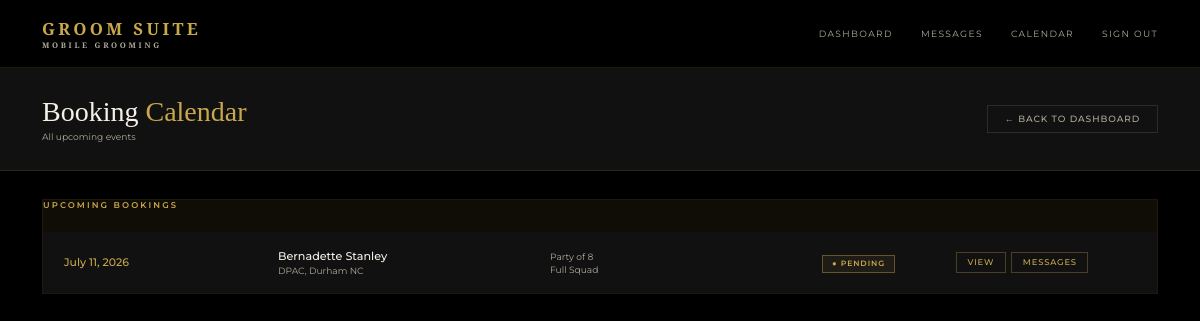
Before: /admin/calendar (signed in) with the older database file.
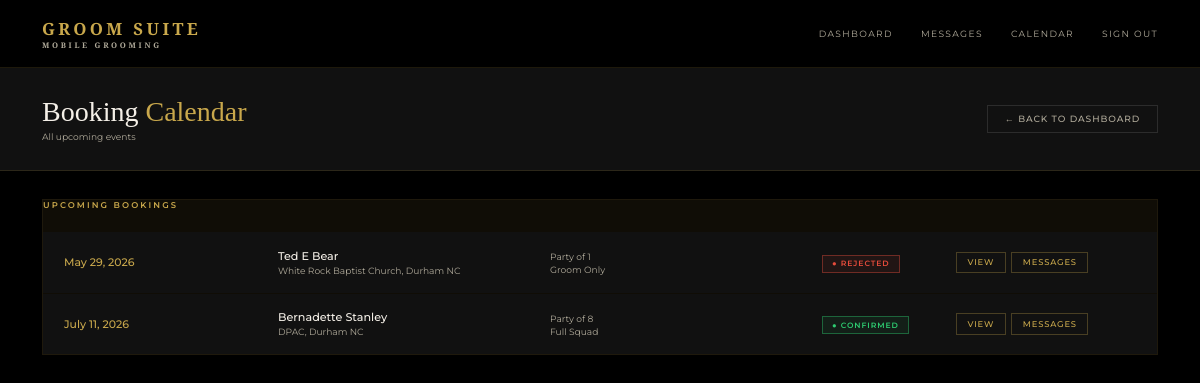
After: the same page with the newer database file.
### models.py (models this page shows)
class Booking(db.Model):
    id = db.Column(db.Integer, primary_key=True)
    wedding_date = db.Column(db.String(50), nullable=False)
    venue = db.Column(db.String(200), nullable=False)
    start_time = db.Column(db.String(20))
    party_size = db.Column(db.Integer, default=1)
    package = db.Column(db.String(100))
    addons = db.Column(db.String(200))
    notes = db.Column(db.Text)
    status = db.Column(db.String(20), default='pending')
    created_at = db.Column(db.DateTime, default=datetime.utcnow)
    user_id = db.Column(db.Integer, db.ForeignKey('user.id'), nullable=False)
    party_members = db.relationship('PartyMember', backref='booking', lazy=True)
    messages = db.relationship('Message', backref='booking_messages', lazy=True, foreign_keys='Message.booking_id')

class User(UserMixin, db.Model):
    id = db.Column(db.Integer, primary_key=True)
    name = db.Column(db.String(100), nullable=False)
    email = db.Column(db.String(120), unique=True, nullable=False)
    password = db.Column(db.String(200), nullable=False)
    role = db.Column(db.String(20), default='client')
    phone = db.Column(db.String(20))
    password_changed = db.Column(db.Boolean, default=False)
    bookings = db.relationship('Booking', backref='client', lazy=True)

### routes.py (the view)
    @app.route('/admin/calendar')
    @login_required
    @admin_required
    def admin_calendar():
        bookings = Booking.query.order_by(Booking.wedding_date).all()
        from collections import Counter
        date_counts = Counter(b.wedding_date for b in bookings)
        conflict_dates = {date for date, count in date_counts.items() if count > 1}
        return render_template('admin/calendar.html', bookings=bookings, conflict_dates=conflict_dates)

### app.py (called while the page is built)
@app.template_filter('format_date')
def format_date(value):
    try:
        return datetime.strptime(value, '%Y-%m-%d').strftime('%B %d, %Y')
    except:
        return value

### auth.py (called while the page is built)
def register_routes(app, login_manager):
    @login_manager.user_loader
    def load_user(user_id):
        return db.session.get(User, int(user_id))
    @app.route('/login', methods=['GET', 'POST'])
    def login():
        if request.method == 'POST':
            email = request.form.get('email')
            password = request.form.get('password')
            user = User.query.filter_by(email=email).first()
            if user and check_password_hash(user.password, password):
                login_user(user)
                if user.role == 'admin':
                    return redirect(url_for('index'))
                return redirect(url_for('portal'))
            flash('Invalid email or password')
        return render_template('login.html')
    @app.route('/logout')
    @login_required
    def logout():
        logout_user()
        return redirect(url_for('index'))

### templates/admin/calendar.html (shortened to what this page needs)
{% extends 'base.html' %}
{% block content %}
<div class="admin-header">
  <div>
    <h1 class="admin-title">Booking <span>Calendar</span></h1>
    <p class="admin-meta">All upcoming events</p>
  </div>
  <a href="{{ url_for('admin_dashboard') }}" class="btn-ghost">← Back to Dashboard</a>
</div>
<div class="calendar-wrapper">
  <div class="calendar-events">
    <div class="table-title" style="margin-bottom:1.5rem;">Upcoming Bookings</div>
    {% if bookings %}
      {% for booking in bookings %}
      <div class="calendar-event-row {% if booking.wedding_date in conflict_dates %}conflict-row{% endif %}">
        <div class="cal-date-block">
          <div class="cal-date-day">{{ booking.wedding_date | format_date }}</div>
        </div>
        <div class="cal-event-info">
          <div class="client-name">{{ booking.client.name }}</div>
          <div class="client-email">{{ booking.venue }}</div>
        </div>
        <div class="cal-event-meta">
          <div class="client-email">Party of {{ booking.party_size }}</div>
          <div class="client-email">{{ booking.package or 'TBD' }}</div>
        </div>
        <div>
          <span class="badge badge-{{ booking.status }}">● {{ booking.status|capitalize }}</span>
        </div>
        <div class="action-btns">
          <a href="{{ url_for('booking_detail', id=booking.id) }}" class="action-btn action-view">View</a>
          <a href="{{ url_for('admin_messages', id=booking.id) }}" class="action-btn action-view">
            Messages
            {% set unread = booking.messages | selectattr('read', 'equalto', False) | selectattr('sender_id', 'ne', current_user.id) | list | length %}
          </a>
        </div>
      </div>
      {% endfor %}
    {% else %}
      <div class="empty-state">
        <p>No bookings yet.</p>
      </div>
    {% endif %}
  </div>
</div>
{% endblock %}

Changed rows visible on the page:
added Booking: wedding_date "May 29, 2026", client.name "Ted E Bear", venue "White Rock Baptist Church, Durham NC", party_size "1", package "Groom Only", status "REJECTED"
changed Booking "DPAC, Durham NC": status "PENDING" → "CONFIRMED"
